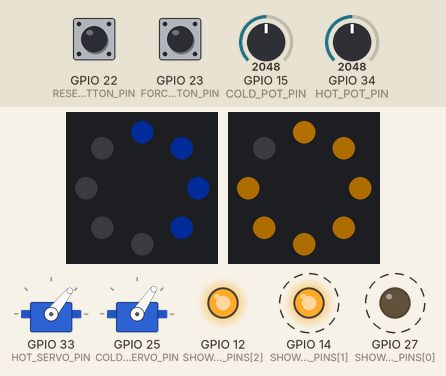
Bench run of a sketch on a simulated ESP32. On the bench: 2 × servo, 2 × 8 RGB LEDs in a ring, first at the top, clockwise, output pins drawn as LEDs (lit = HIGH). Dashed ring = blinking. The test bench sets the inputs (shaded band); at power-on: GPIO 34 (HOT_POT_PIN) = 2048, GPIO 23 (FORCE_BUTTON_PIN) HIGH, GPIO 15 (COLD_POT_PIN) = 2048, GPIO 22 (RESET_BUTTON_PIN) HIGH (analog values on the 0–4095 scale). Dim RGB values are drawn brighter than linear; what the sketch prints to the serial monitor is not drawn.

Above: at 1.27 s.
1.3 s: GPIO 34 (HOT_POT_PIN) set to 2274
At 2.88 s:
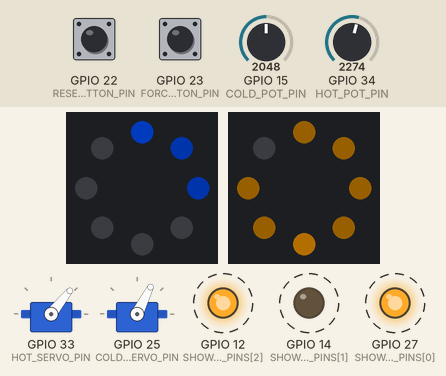
2.9 s: GPIO 34 (HOT_POT_PIN) set to 2377
At 3.15 s:
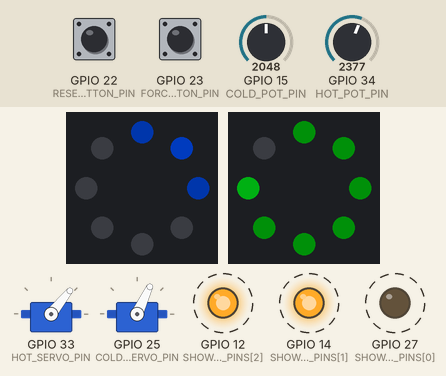
4.5 s: GPIO 23 (FORCE_BUTTON_PIN) pulled LOW for 0.15 s
At 4.97 s:
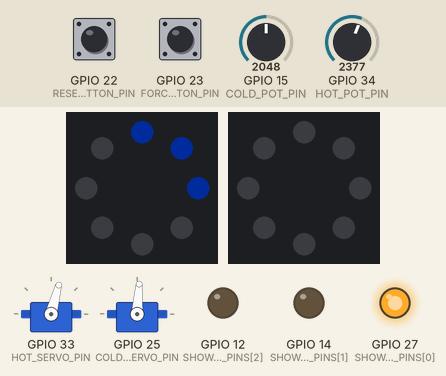
5.2 s: GPIO 15 (COLD_POT_PIN) set to 2866
At 5.97 s:
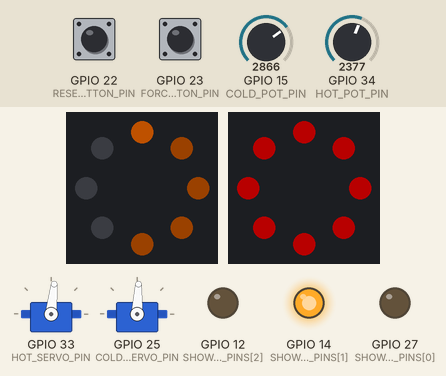
6.8 s: GPIO 22 (RESET_BUTTON_PIN) pulled LOW for 0.15 s
At 6.82 s:
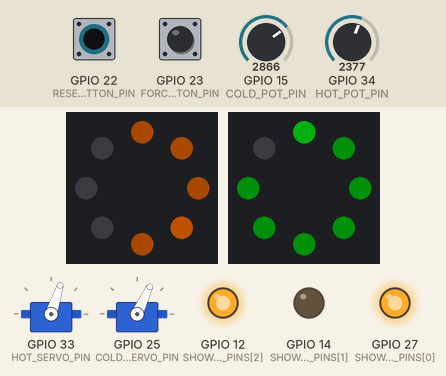
7.5 s: GPIO 15 (COLD_POT_PIN) set to 3571
At 9.07 s:
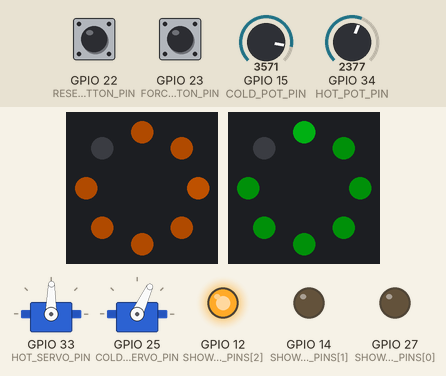
9.1 s: GPIO 15 (COLD_POT_PIN) set to 3682
Timing chart, 0 to 11.7 s (numbered marks = the images above; inputs shaded):
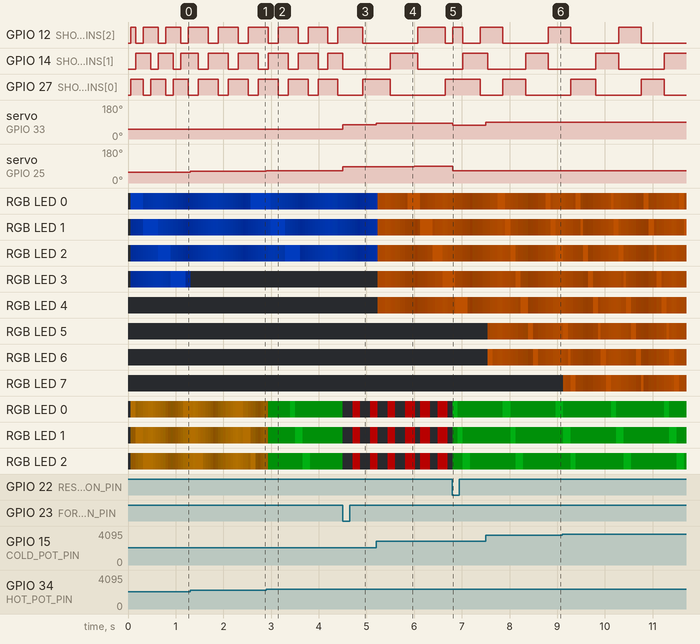

The sketch:

SmartShowerWaterConservation.ino
```cpp
#include <Adafruit_NeoPixel.h>
#include <ESP32Servo.h>

// Smart Shower Water Conservation System
// Foam-board demonstration for an ESP32 WROOM-32D.
// Libraries required: Adafruit NeoPixel and ESP32Servo.

constexpr uint8_t COLD_POT_PIN = 15;
constexpr uint8_t HOT_POT_PIN = 34;
constexpr uint8_t HOT_SERVO_PIN = 33;
constexpr uint8_t COLD_SERVO_PIN = 25;
constexpr uint8_t TEMPERATURE_LEDS_PIN = 18;
constexpr uint8_t PROMPT_RING_PIN = 17;
constexpr uint8_t SHOWER_LED_PINS[] = {27, 14, 12};
constexpr uint8_t RESET_BUTTON_PIN = 22;
constexpr uint8_t FORCE_BUTTON_PIN = 23;

constexpr uint8_t TEMPERATURE_LED_COUNT = 8;
constexpr uint8_t PROMPT_RING_LED_COUNT = 8;
constexpr uint8_t SHOWER_LED_COUNT = sizeof(SHOWER_LED_PINS) / sizeof(SHOWER_LED_PINS[0]);

constexpr int HOT_POT_ADC_MINIMUM = 0;
constexpr int HOT_POT_ADC_MAXIMUM = 3604;
constexpr int COLD_POT_ADC_MINIMUM = 0;
constexpr int COLD_POT_ADC_MAXIMUM = 3610;
constexpr int POT_DEAD_BAND_PERCENT = 4;
constexpr int SHOWER_ON_PERCENT = 6;
constexpr bool INVERT_COLD_POTENTIOMETER = true;
constexpr bool INVERT_HOT_POTENTIOMETER = true;

constexpr int HOT_SERVO_ZERO_ANGLE = 90;
constexpr int HOT_SERVO_FULL_FLOW_ANGLE = 0;
constexpr int COLD_SERVO_ZERO_ANGLE = 100;
constexpr int COLD_SERVO_FULL_FLOW_ANGLE = 0;
constexpr int COLD_WATER_TEMPERATURE_C = 15;
constexpr int HOT_WATER_TEMPERATURE_C = 55;
constexpr int COMFORT_TEMPERATURE_C = 38;
constexpr int MINIMUM_REGULATED_TEMPERATURE_C = 30;

// Short demonstration thresholds. Change these to 240000, 300000, and 360000
// for a four-, five-, and six-minute competition demonstration.
constexpr unsigned long CAUTION_TIME_MS = 45000;
constexpr unsigned long WARNING_TIME_MS = 60000;
constexpr unsigned long LIMIT_TIME_MS = 75000;
constexpr unsigned long FLOW_STOP_TIME_MS = 95000;
constexpr unsigned long SESSION_END_IDLE_MS = 15000;
constexpr unsigned long DISPLAY_UPDATE_MS = 50;
constexpr unsigned long SERIAL_UPDATE_MS = 1000;

enum ShowerState {
  READY,
  EFFICIENT,
  CAUTION,
  WARNING,
  CONSERVATION_LIMIT,
  PAUSE_REMINDER,
  COMPLETE
};

Adafruit_NeoPixel temperatureLeds(
  TEMPERATURE_LED_COUNT,
  TEMPERATURE_LEDS_PIN,
  NEO_GRB + NEO_KHZ800
);

Adafruit_NeoPixel promptRing(
  PROMPT_RING_LED_COUNT,
  PROMPT_RING_PIN,
  NEO_GRB + NEO_KHZ800
);

Servo hotServo;
Servo coldServo;

bool sessionActive = false;
bool forcedConservationMode = false;
bool flowShutOff = false;
bool resetButtonWasPressed = false;
bool forceButtonWasPressed = false;
unsigned long sessionStartMs = 0;
unsigned long lastActiveMs = 0;
unsigned long lastLoopMs = 0;
unsigned long waterRunMs = 0;
unsigned long completeAtMs = 0;
unsigned long lastDisplayUpdateMs = 0;
unsigned long lastSerialUpdateMs = 0;
unsigned long lastAnimationMs = 0;
uint8_t showerAnimationIndex = 0;
uint8_t conservationScore = 100;

int hotPercent = 0;
int coldPercent = 0;
int demandPercent = 0;
int requestedFlowPercent = 0;
int actualFlowPercent = 0;
int regulatedHotFlowPercent = 0;
int regulatedColdFlowPercent = 0;
int flowLimitPercent = 100;
int estimatedTemperatureC = COLD_WATER_TEMPERATURE_C;
int hotPotAdc = 0;
int coldPotAdc = 0;
int filteredColdPercent = 0;
int lastHotServoAngle = -1;
int lastColdServoAngle = -1;
bool coldControlInitialised = false;

void updateFlowLimit();

int readSmoothedAdc(uint8_t pin) {
  constexpr uint8_t SAMPLE_COUNT = 8;
  uint32_t total = 0;

  for (uint8_t sample = 0; sample < SAMPLE_COUNT; sample++) {
    total += analogRead(pin);
  }

  return total / SAMPLE_COUNT;
}

int adcToPercent(int rawValue, int minimum, int maximum) {
  int percent = map(rawValue, minimum, maximum, 0, 100);
  percent = constrain(percent, 0, 100);

  if (percent < POT_DEAD_BAND_PERCENT) {
    return 0;
  }

  return percent;
}

void readControls() {
  hotPotAdc = readSmoothedAdc(HOT_POT_PIN);
  hotPercent = adcToPercent(hotPotAdc, HOT_POT_ADC_MINIMUM, HOT_POT_ADC_MAXIMUM);
  if (INVERT_HOT_POTENTIOMETER) {
    hotPercent = 100 - hotPercent;
  }

  coldPotAdc = readSmoothedAdc(COLD_POT_PIN);
  int rawColdPercent = adcToPercent(
    coldPotAdc,
    COLD_POT_ADC_MINIMUM,
    COLD_POT_ADC_MAXIMUM
  );
  if (INVERT_COLD_POTENTIOMETER) {
    rawColdPercent = 100 - rawColdPercent;
  }

  if (!coldControlInitialised) {
    filteredColdPercent = rawColdPercent;
    coldControlInitialised = true;
  } else if (abs(rawColdPercent - filteredColdPercent) >= 2) {
    filteredColdPercent = rawColdPercent;
  }

  coldPercent = filteredColdPercent;
  requestedFlowPercent = constrain(hotPercent + coldPercent, 0, 100);
  regulatedHotFlowPercent = hotPercent * flowLimitPercent / 100;
  regulatedColdFlowPercent = coldPercent * flowLimitPercent / 100;
  actualFlowPercent = constrain(
    regulatedHotFlowPercent + regulatedColdFlowPercent,
    0,
    100
  );
  demandPercent = actualFlowPercent;

  int totalTapOpening = hotPercent + coldPercent;
  if (totalTapOpening == 0) {
    estimatedTemperatureC = COLD_WATER_TEMPERATURE_C;
    return;
  }

  estimatedTemperatureC = (
    HOT_WATER_TEMPERATURE_C * hotPercent +
    COLD_WATER_TEMPERATURE_C * coldPercent
  ) / totalTapOpening;
}

bool isShowerActive() {
  return requestedFlowPercent >= SHOWER_ON_PERCENT;
}

bool isWaterFlowing() {
  return actualFlowPercent > 0;
}

void updateServoGauges() {
  // The physical servos are mounted opposite to their signal-wire names.
  int hotAngle = regulatedColdFlowPercent == 0 ? HOT_SERVO_ZERO_ANGLE :
    map(regulatedColdFlowPercent, 0, 100, HOT_SERVO_ZERO_ANGLE, HOT_SERVO_FULL_FLOW_ANGLE);
  int coldAngle = regulatedHotFlowPercent == 0 ? COLD_SERVO_ZERO_ANGLE :
    map(regulatedHotFlowPercent, 0, 100, COLD_SERVO_ZERO_ANGLE, COLD_SERVO_FULL_FLOW_ANGLE);

  if (hotAngle != lastHotServoAngle) {
    hotServo.write(hotAngle);
    lastHotServoAngle = hotAngle;
  }

  if (coldAngle != lastColdServoAngle) {
    coldServo.write(coldAngle);
    lastColdServoAngle = coldAngle;
  }
}

ShowerState determineState(unsigned long now, bool showerActive) {
  if (!sessionActive) {
    if (completeAtMs != 0 && now - completeAtMs < 4000) {
      return COMPLETE;
    }
    return READY;
  }

  if (!showerActive) {
    return PAUSE_REMINDER;
  }

  if (forcedConservationMode || waterRunMs >= LIMIT_TIME_MS) {
    return CONSERVATION_LIMIT;
  }

  if (waterRunMs >= WARNING_TIME_MS) {
    return WARNING;
  }

  if (waterRunMs >= CAUTION_TIME_MS || demandPercent >= 80) {
    return CAUTION;
  }

  return EFFICIENT;
}

uint32_t stateColour(ShowerState state) {
  switch (state) {
    case EFFICIENT:
      return promptRing.Color(0, 180, 20);
    case CAUTION:
      return promptRing.Color(190, 120, 0);
    case WARNING:
      return promptRing.Color(255, 65, 0);
    case CONSERVATION_LIMIT:
      return promptRing.Color(220, 0, 0);
    case PAUSE_REMINDER:
      return promptRing.Color(0, 60, 220);
    case COMPLETE:
      return promptRing.Color(150, 150, 150);
    case READY:
    default:
      return promptRing.Color(80, 80, 80);
  }
}

uint32_t temperatureColour() {
  if (estimatedTemperatureC < COMFORT_TEMPERATURE_C) {
    return temperatureLeds.Color(0, 80, 255);
  }

  return temperatureLeds.Color(255, 110, 0);
}

uint8_t triangleWave(unsigned long now, unsigned long periodMs, uint8_t minimum, uint8_t maximum) {
  unsigned long phase = now % periodMs;
  unsigned long halfPeriod = periodMs / 2;
  unsigned long ramp = phase < halfPeriod ? phase : periodMs - phase;
  return map(ramp, 0, halfPeriod, minimum, maximum);
}

uint32_t scaleColour(uint32_t colour, uint8_t brightness) {
  uint8_t red = ((colour >> 16) & 0xFF) * brightness / 255;
  uint8_t green = ((colour >> 8) & 0xFF) * brightness / 255;
  uint8_t blue = (colour & 0xFF) * brightness / 255;
  return temperatureLeds.Color(red, green, blue);
}

void updateTemperatureLeds(unsigned long now) {
  uint32_t colour = temperatureColour();
  uint8_t activeLeds = map(
    constrain(estimatedTemperatureC, COLD_WATER_TEMPERATURE_C, HOT_WATER_TEMPERATURE_C),
    COLD_WATER_TEMPERATURE_C,
    HOT_WATER_TEMPERATURE_C,
    0,
    TEMPERATURE_LED_COUNT
  );
  uint8_t pulseBrightness = triangleWave(now, 1200, 70, 180);
  unsigned long sparkleInterval = map(estimatedTemperatureC, COLD_WATER_TEMPERATURE_C, HOT_WATER_TEMPERATURE_C, 500, 90);
  uint8_t sparkleIndex = (now / sparkleInterval) % TEMPERATURE_LED_COUNT;

  for (uint8_t index = 0; index < TEMPERATURE_LED_COUNT; index++) {
    uint32_t pixelColour = 0;

    if (index < activeLeds) {
      uint8_t brightness = index == sparkleIndex ? 255 : pulseBrightness;
      pixelColour = scaleColour(colour, brightness);
    }

    temperatureLeds.setPixelColor(index, pixelColour);
  }

  temperatureLeds.show();
}

void updatePromptRing(ShowerState state, unsigned long now) {
  uint32_t colour = stateColour(state);
  uint8_t litLeds = 0;

  if (state == READY || state == COMPLETE) {
    litLeds = PROMPT_RING_LED_COUNT;
  } else if (state == PAUSE_REMINDER) {
    litLeds = 1;
  } else {
    unsigned long remainingMs = waterRunMs >= LIMIT_TIME_MS ? 0 : LIMIT_TIME_MS - waterRunMs;
    litLeds = map(remainingMs, 0, LIMIT_TIME_MS, 0, PROMPT_RING_LED_COUNT);
    litLeds = constrain(litLeds, 1, PROMPT_RING_LED_COUNT);
  }

  uint8_t markerIndex = (now / 140) % PROMPT_RING_LED_COUNT;
  uint8_t pulseBrightness = triangleWave(now, 900, 45, 255);
  bool warningFlashOn = (now / 180) % 2 == 0;

  for (uint8_t index = 0; index < PROMPT_RING_LED_COUNT; index++) {
    uint32_t pixelColour = 0;

    switch (state) {
      case READY:
        pixelColour = scaleColour(colour, triangleWave(now, 1800, 15, 100));
        break;
      case EFFICIENT:
        if (index < litLeds) {
          pixelColour = scaleColour(colour, index == markerIndex ? 255 : 75);
        }
        break;
      case CAUTION:
        if (index < litLeds) {
          pixelColour = scaleColour(colour, index == markerIndex ? 255 : pulseBrightness);
        }
        break;
      case WARNING:
        if (index < litLeds && (warningFlashOn || index == markerIndex)) {
          pixelColour = scaleColour(colour, index == markerIndex ? 255 : 135);
        }
        break;
      case CONSERVATION_LIMIT:
        pixelColour = warningFlashOn ? colour : 0;
        break;
      case PAUSE_REMINDER:
        if (index == markerIndex) {
          pixelColour = colour;
        } else if (index == (markerIndex + PROMPT_RING_LED_COUNT - 1) % PROMPT_RING_LED_COUNT) {
          pixelColour = scaleColour(colour, 80);
        }
        break;
      case COMPLETE:
        pixelColour = index == markerIndex ? promptRing.Color(0, 180, 20) : scaleColour(colour, 35);
        break;
    }

    promptRing.setPixelColor(index, pixelColour);
  }

  promptRing.show();
}

void updateShowerAnimation(unsigned long now, bool waterFlowing) {
  if (!waterFlowing) {
    for (uint8_t index = 0; index < SHOWER_LED_COUNT; index++) {
      digitalWrite(SHOWER_LED_PINS[index], LOW);
    }
    return;
  }

  // Higher tap demand represents higher water flow, so droplets travel faster.
  unsigned long animationInterval = map(demandPercent, SHOWER_ON_PERCENT, 100, 650, 70);
  if (now - lastAnimationMs >= animationInterval) {
    lastAnimationMs = now;
    showerAnimationIndex = (showerAnimationIndex + 1) % SHOWER_LED_COUNT;
  }

  for (uint8_t index = 0; index < SHOWER_LED_COUNT; index++) {
    bool isDropletHead = index == showerAnimationIndex;
    bool isDropletTrail = demandPercent >= 55 &&
      index == (showerAnimationIndex + SHOWER_LED_COUNT - 1) % SHOWER_LED_COUNT;
    digitalWrite(SHOWER_LED_PINS[index], isDropletHead || isDropletTrail ? HIGH : LOW);
  }
}

void startSession(unsigned long now) {
  sessionActive = true;
  forcedConservationMode = false;
  flowShutOff = false;
  sessionStartMs = now;
  waterRunMs = 0;
  conservationScore = 100;
  completeAtMs = 0;
  Serial.println("Shower session started");
}

void resetSystem(unsigned long now) {
  sessionActive = false;
  forcedConservationMode = false;
  flowShutOff = false;
  waterRunMs = 0;
  flowLimitPercent = 100;
  conservationScore = 100;
  completeAtMs = 0;
  lastActiveMs = now;
  Serial.println("System reset");
}

void readButtons(unsigned long now) {
  bool resetPressed = digitalRead(RESET_BUTTON_PIN) == LOW;
  bool forcePressed = digitalRead(FORCE_BUTTON_PIN) == LOW;

  if (resetPressed && !resetButtonWasPressed) {
    resetSystem(now);
  }

  if (forcePressed && !forceButtonWasPressed) {
    if (!sessionActive) {
      startSession(now);
    }

    forcedConservationMode = true;
    flowShutOff = false;
    waterRunMs = LIMIT_TIME_MS;
    Serial.println("Forced conservation sequence started");
  }

  resetButtonWasPressed = resetPressed;
  forceButtonWasPressed = forcePressed;
}

void finishSession(unsigned long now) {
  sessionActive = false;
  completeAtMs = now;
  Serial.print("Session complete. Conservation score: ");
  Serial.println(conservationScore);
}

void updateSession(unsigned long now, bool showerActive) {
  unsigned long loopDurationMs = now - lastLoopMs;

  if (showerActive && !sessionActive) {
    startSession(now);
  }

  if (sessionActive && !flowShutOff && (showerActive || forcedConservationMode)) {
    waterRunMs += loopDurationMs;
    lastActiveMs = now;
  }

  if (sessionActive && !showerActive && now - lastActiveMs >= SESSION_END_IDLE_MS) {
    finishSession(now);
  }

  if (sessionActive) {
    uint8_t timePenalty = map(constrain(waterRunMs, 0UL, LIMIT_TIME_MS), 0UL, LIMIT_TIME_MS, 0, 55);
    uint8_t demandPenalty = map(demandPercent, 0, 100, 0, 25);
    uint8_t heatPenalty = estimatedTemperatureC > COMFORT_TEMPERATURE_C ?
      map(constrain(estimatedTemperatureC, COMFORT_TEMPERATURE_C, HOT_WATER_TEMPERATURE_C), COMFORT_TEMPERATURE_C, HOT_WATER_TEMPERATURE_C, 0, 20) : 0;
    conservationScore = constrain(100 - timePenalty - demandPenalty - heatPenalty, 0, 100);
  }

}

void printStatus(ShowerState state) {
  if (millis() - lastSerialUpdateMs < SERIAL_UPDATE_MS) {
    return;
  }

  lastSerialUpdateMs = millis();
  Serial.print("Hot ADC: ");
  Serial.print(hotPotAdc);
  Serial.print(" | Cold ADC: ");
  Serial.print(coldPotAdc);
  Serial.print(" | Hot: ");
  Serial.print(hotPercent);
  Serial.print("% | Cold: ");
  Serial.print(coldPercent);
  Serial.print("% | Temp: ");
  Serial.print(estimatedTemperatureC);
  Serial.print("C | Flow: ");
  Serial.print(actualFlowPercent);
  Serial.print("% | Limit: ");
  Serial.print(flowLimitPercent);
  Serial.print("% | Water time: ");
  Serial.print(waterRunMs / 1000);
  Serial.print("s | Score: ");
  Serial.print(conservationScore);
  Serial.print(" | State: ");
  Serial.println(state);
}

void setup() {
  Serial.begin(115200);
  analogReadResolution(12);

  hotServo.setPeriodHertz(50);
  coldServo.setPeriodHertz(50);
  hotServo.attach(HOT_SERVO_PIN, 500, 2400);
  coldServo.attach(COLD_SERVO_PIN, 500, 2400);

  pinMode(RESET_BUTTON_PIN, INPUT_PULLUP);
  pinMode(FORCE_BUTTON_PIN, INPUT_PULLUP);

  for (uint8_t index = 0; index < SHOWER_LED_COUNT; index++) {
    pinMode(SHOWER_LED_PINS[index], OUTPUT);
    digitalWrite(SHOWER_LED_PINS[index], LOW);
  }

  temperatureLeds.begin();
  promptRing.begin();
  temperatureLeds.setBrightness(80);
  promptRing.setBrightness(80);
  temperatureLeds.clear();
  promptRing.clear();
  temperatureLeds.show();
  promptRing.show();

  lastLoopMs = millis();
  lastActiveMs = lastLoopMs;
  Serial.println("Smart Shower Water Conservation System ready");
}

void loop() {
  unsigned long now = millis();
  readButtons(now);
  updateFlowLimit();
  readControls();

  bool showerRequested = isShowerActive();
  updateSession(now, showerRequested);
  updateFlowLimit();
  readControls();
  bool waterFlowing = isWaterFlowing();
  updateServoGauges();

  ShowerState state = determineState(now, showerRequested);
  if (now - lastDisplayUpdateMs >= DISPLAY_UPDATE_MS) {
    lastDisplayUpdateMs = now;
    updateTemperatureLeds(now);
    updatePromptRing(state, now);
    updateShowerAnimation(now, waterFlowing);
  }

  printStatus(state);
  lastLoopMs = now;
}

void updateFlowLimit() {
  if (!sessionActive) {
    flowLimitPercent = 100;
    return;
  }

  if (flowShutOff || waterRunMs >= FLOW_STOP_TIME_MS) {
    flowLimitPercent = 0;
    flowShutOff = true;
    return;
  }

  if (forcedConservationMode || waterRunMs >= LIMIT_TIME_MS) {
    flowLimitPercent = map(
      constrain(waterRunMs, LIMIT_TIME_MS, FLOW_STOP_TIME_MS),
      LIMIT_TIME_MS,
      FLOW_STOP_TIME_MS,
      40,
      0
    );
    return;
  }

  if (waterRunMs >= WARNING_TIME_MS) {
    flowLimitPercent = map(waterRunMs, WARNING_TIME_MS, LIMIT_TIME_MS, 80, 40);
    return;
  }

  if (waterRunMs >= CAUTION_TIME_MS) {
    flowLimitPercent = 80;
    return;
  }

  flowLimitPercent = 100;
}
```

Measured:
- the behaviour switches between 2342 and 2343 on GPIO 34 (HOT_POT_PIN) (found by bisection; images 1 and 2)
- after the input at 1.3 s, GPIO 12 (SHOWER_LED_PINS[2]): alternates HIGH for 0.42 s and LOW for 0.21 s, starting after 0.38 s; GPIO 14 (SHOWER_LED_PINS[1]), GPIO 27 (SHOWER_LED_PINS[0]): alternates HIGH for 0.42 s and LOW for 0.21 s, starting after 0.17 s; servo on GPIO 25 (COLD_SERVO_PIN): 56° → 63° at once
- after the input at 2.9 s, servo on GPIO 25 (COLD_SERVO_PIN): 63° → 65° at once; the LEDs: first change at once (image 2 shows a later state)
- after the input at 4.5 s, servo on GPIO 33 (HOT_SERVO_PIN): 51° → 75° at once; servo on GPIO 25 (COLD_SERVO_PIN): 65° → 86° at once, → 87° 0.50 s later; the LEDs: first change at once (image 3 shows a later state)
- after the input at 5.2 s, the LEDs: first change at once (image 4 shows a later state)
- after the input at 6.8 s, GPIO 12 (SHOWER_LED_PINS[2]): LOW → HIGH at once, → LOW 0.21 s later, → HIGH 0.37 s later; servo on GPIO 33 (HOT_SERVO_PIN): 84° → 72° at once; servo on GPIO 25 (COLD_SERVO_PIN): 88° → 65° at once; the LEDs: change at once (image 5)
- after the input at 7.5 s, servo on GPIO 33 (HOT_SERVO_PIN): 72° → 89° at once
- after the input at 9.1 s, servo on GPIO 33 (HOT_SERVO_PIN): 89° → 90° at once
